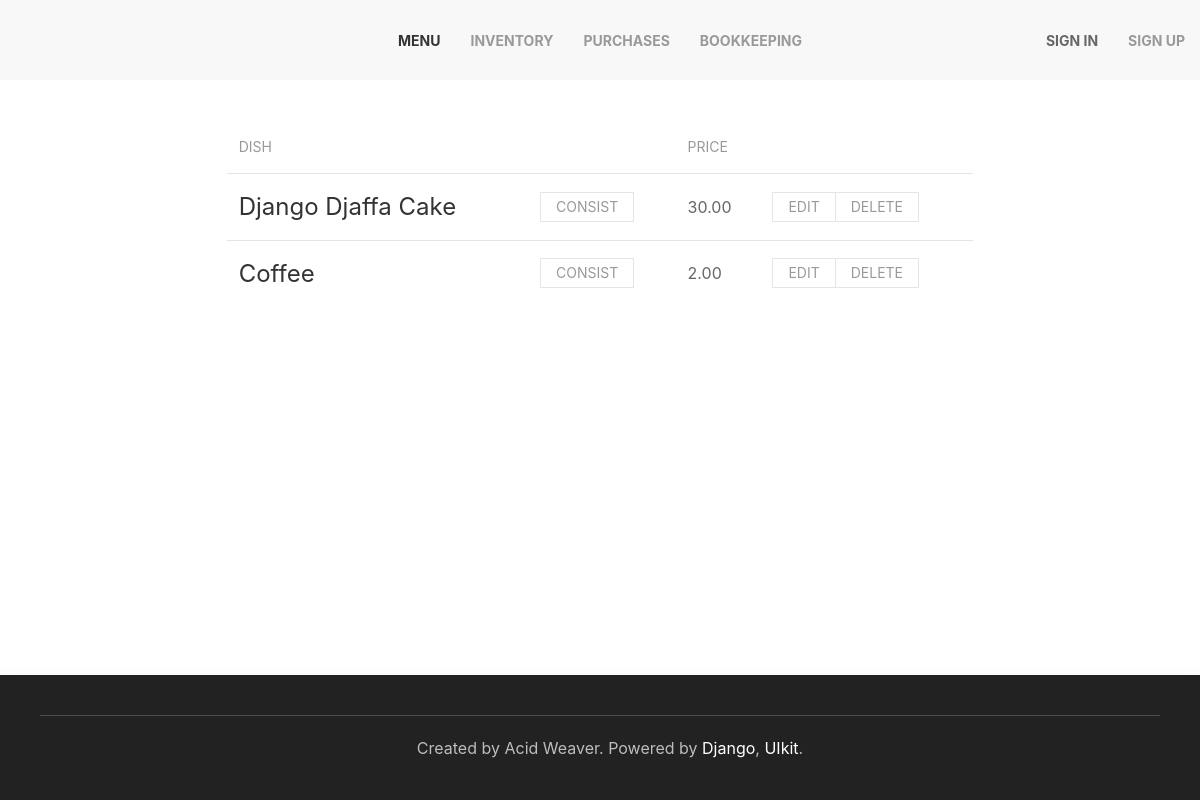
The page /menu on the database its author committed.
### inventory/models.py (models this page shows, shortened)
class MenuItem(models.Model):
	title = models.CharField(max_length=255, unique=True)
	price = models.DecimalField(max_digits=5, decimal_places=2, default=0)

### inventory/views.py (the view)
# urls.py: path('menu', MenuView.as_view(), name='menu'),
class MenuView(DataMixin, ListView):
	model = MenuItem
	template_name = 'inventory/menu.html'
	def get_context_data(self, **kwargs):
		context = super().get_context_data(**kwargs)
		mixin_context = self.get_user_context(title='Menu', select=0)
		return dict(list(context.items()) + list(mixin_context.items()))

### inventory/utils.py (called while the page is built)
	def get_user_context(self, **kwargs):
		context = kwargs
		if 'select' in context:
			context['select'] = navigation[context['select']]
		context['nav_menu'] = navigation
		return context

### inventory/templates/inventory/menu.html (shortened to what this page needs)
{% extends 'inventory/base.html' %}
{% block content %}
<div class="uk-grid-match uk-margin-remove-left" uk-grid>
	<div class="uk-width-expand uk-padding-remove">
		<table class="uk-table uk-table-middle uk-table-divider">
			<thead>
				<tr>
					<th>Dish</th>
					<th></th>
					<th>Price</th>
					<th></th>
				</tr>
			</thead>
			<tbody>
				{% for item in object_list %}
				<tr>
					<td><h3>{{ item.title }}</h3></td>
					<td><button class="uk-button uk-button-default uk-button-small" href="#" disabled>Consist</button></td>
					<td>{{ item.price }}</td>
					<td>
						<div class="uk-button-group">
							<button class="uk-button uk-button-default uk-button-small" href="#" disabled>Edit</button>
							<button class="uk-button uk-button-default uk-button-small" href="#" disabled>Delete</button>
						</div>
					</td>
				</tr>
				{% endfor %}
			</tbody>
		</table>
	</div>
</div>
{% endblock %}

### rows shown on the page
MenuItem: title "Django Djaffa Cake", price "30.00"
MenuItem: title "Coffee", price "2.00"

### other values the page prints
{{ m.title }} "MENU"
{{ m.title }} "INVENTORY" "PURCHASES" "BOOKKEEPING"
